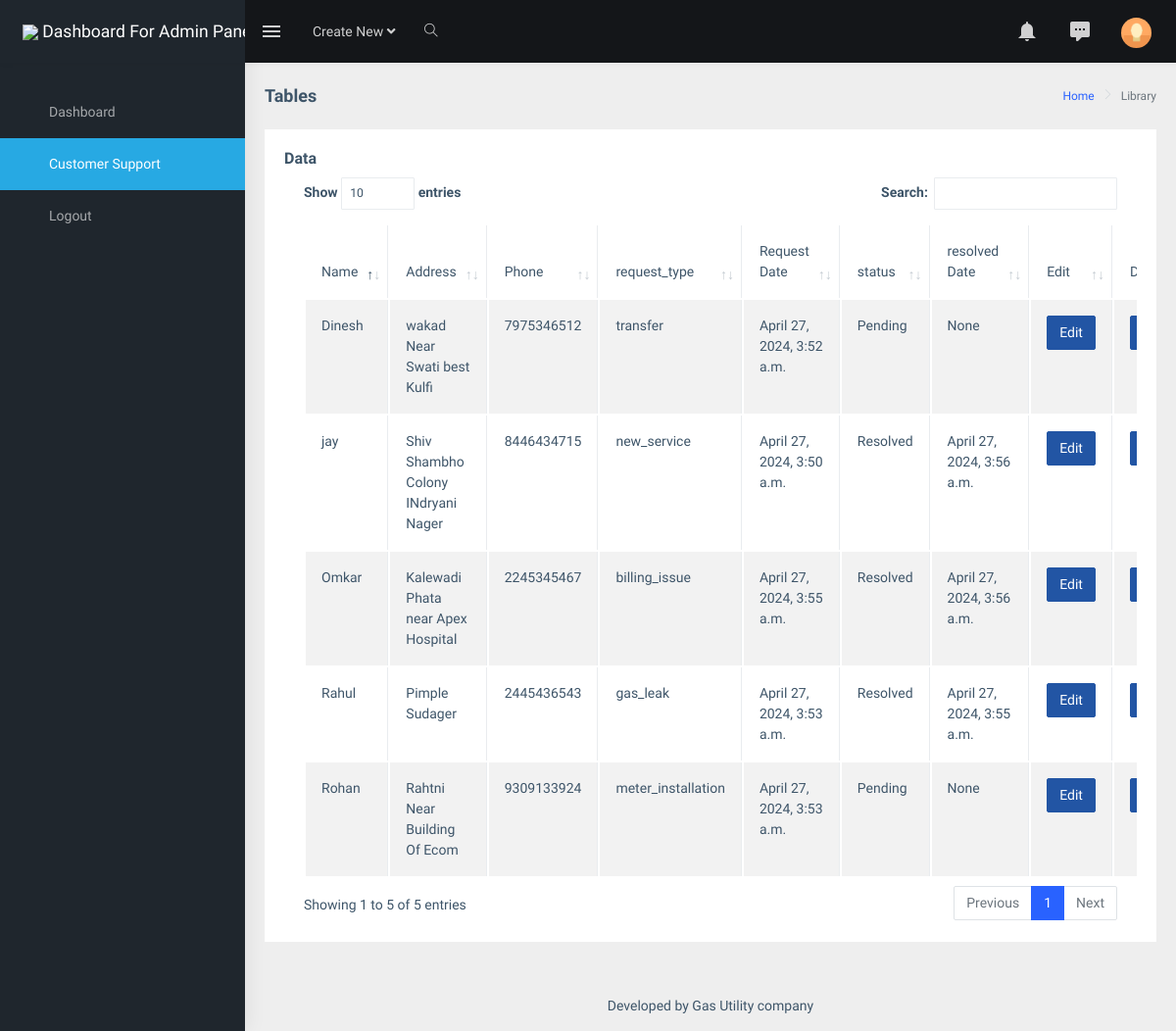
/customer-detail (signed in), run on an earlier commit of the app's database.
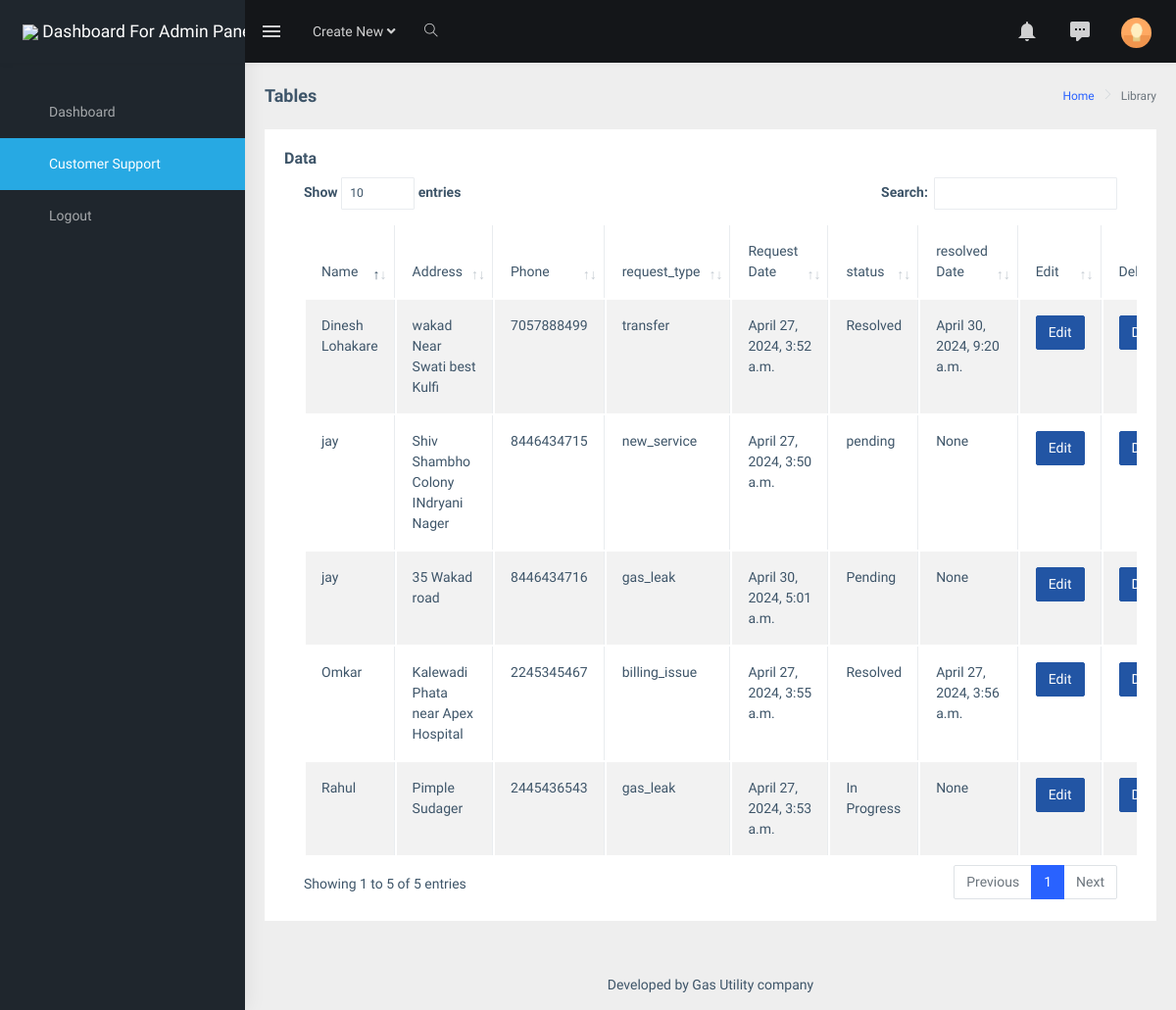
And on a later commit of the database.
### service/models.py (models this page shows, shortened)
class service_request(models.Model):
    STATUS_CHOICES = [
        ('pending', 'pending'),
        ('In Progress', 'In Progress'),
        ('Resolved', 'Resolved'),
    ]
    name = models.CharField(max_length=50)
    address = models.CharField(max_length=100)
    phone= models.CharField(max_length=10)
    request_type=models.CharField(max_length=100)
    details=models.TextField(max_length=200)
    attachment=models.FileField(upload_to='attachment/', blank=True, null=True )
    submit=models.DateTimeField(auto_now_add=True)
    resolved_at = models.DateTimeField(null=True, blank=True)
    status = models.CharField(max_length=20, choices=STATUS_CHOICES, default='Pending')

### service/views.py (the view)
# urls.py: path('customer-detail',views.customer_details,name='cutomer_details'),
@login_required(login_url='login')
def customer_details(request):
    info = service_request.objects.all()
    dict1 = {'information': info}
    return render(request,'dashboard/tables.html', dict1)

### templates/dashboard/tables.html (shortened to what the changed rows need)
{% load static %}
<!DOCTYPE html>
<html dir="ltr" lang="en">
<head>
    <link rel="stylesheet" type="text/css" href="{% static 'dashboard/assets/extra-libs/multicheck/multicheck.css' %}">
    <link href="{% static 'dashboard/assets/libs/datatables.net-bs4/css/dataTables.bootstrap4.css' %}" rel="stylesheet">
    <link href="{% static 'dashboard/dist/css/style.min.css' %}" rel="stylesheet">
</head>
<body>
    <div id="main-wrapper" data-layout="vertical" data-navbarbg="skin5" data-sidebartype="full"
        data-sidebar-position="absolute" data-header-position="absolute" data-boxed-layout="full">
        <div class="page-wrapper">
            <div class="container-fluid">
                <div class="row">
                    <div class="col-12">
                        <div class="card">
                            <div class="card-body">
                                <div class="table-responsive">
                                    <table id="zero_config" class="table table-striped table-bordered">
                                        <thead>
                                            <tr>
                                                <th>Name</th>
                                                <th>Address</th>
                                                <th>Phone</th>
                                                <th>request_type</th>
                                                <th>Request Date</th>
                                                <th>status</th>
                                                <th>resolved Date</th>
                                                <th>Edit</th>
                                                <th>Delete</th>
                                            </tr>
                                        </thead>
                                        <tbody>
                                            {% for x in information %}
                                            <tr>
                                                <td>{{ x.name }}</td>
                                                <td>{{ x.address }}</td>
                                                <td>{{ x.phone }}</td>
                                                <td>{{ x.request_type }}</td>
                                                <td>{{ x.submit }}</td>
                                                <td>{{ x.status }}</td>
                                                <td>{{ x.resolved_at }}</td>
                                                <td><a href="{% url 'edit_record' x.id %}"> <button type="button" class="btn btn-info"> Edit</button></a>
                                                </td>
                                                <td>
                                                    <form action="{% url 'delete_record' x.id %}" method="POST" >
                                                        <input type="submit" name="submit" value="Delete" class="btn btn-info" >
                                                    </form>
                                                </td>
                                            </tr>
                                            {% endfor %}
                                        </tbody>
                                    </table>
                                </div>
                            </div>
                        </div>
                    </div>
                </div>
            </div>
        </div>
    </div>
</body>
</html>

What changed in the data, as far as the page shows it:
removed service_request: name "Rohan", address "Rahtni Near Building Of Ecom", phone "9309133924", request_type "meter_installation", submit "April 27, 2024, 3:53 a.m.", status "Pending", resolved_at "None"
changed service_request "Shiv Shambho Colony INdryani Nager": status "Resolved" → "pending"; resolved_at "April 27, 2024, 3:56 a.m." → "None"
changed service_request "wakad Near Swati best Kulfi": name "Dinesh" → "Dinesh Lohakare"; phone "7975346512" → "7057888499"; status "Pending" → "Resolved"; resolved_at "None" → "April 30, 2024, 9:20 a.m."
changed service_request "Rahul": status "Resolved" → "In Progress"; resolved_at "April 27, 2024, 3:55 a.m." → "None"
added service_request: name "jay", address "35 Wakad road", phone "8446434716", request_type "gas_leak", submit "April 30, 2024, 5:01 a.m.", status "Pending", resolved_at "None"
